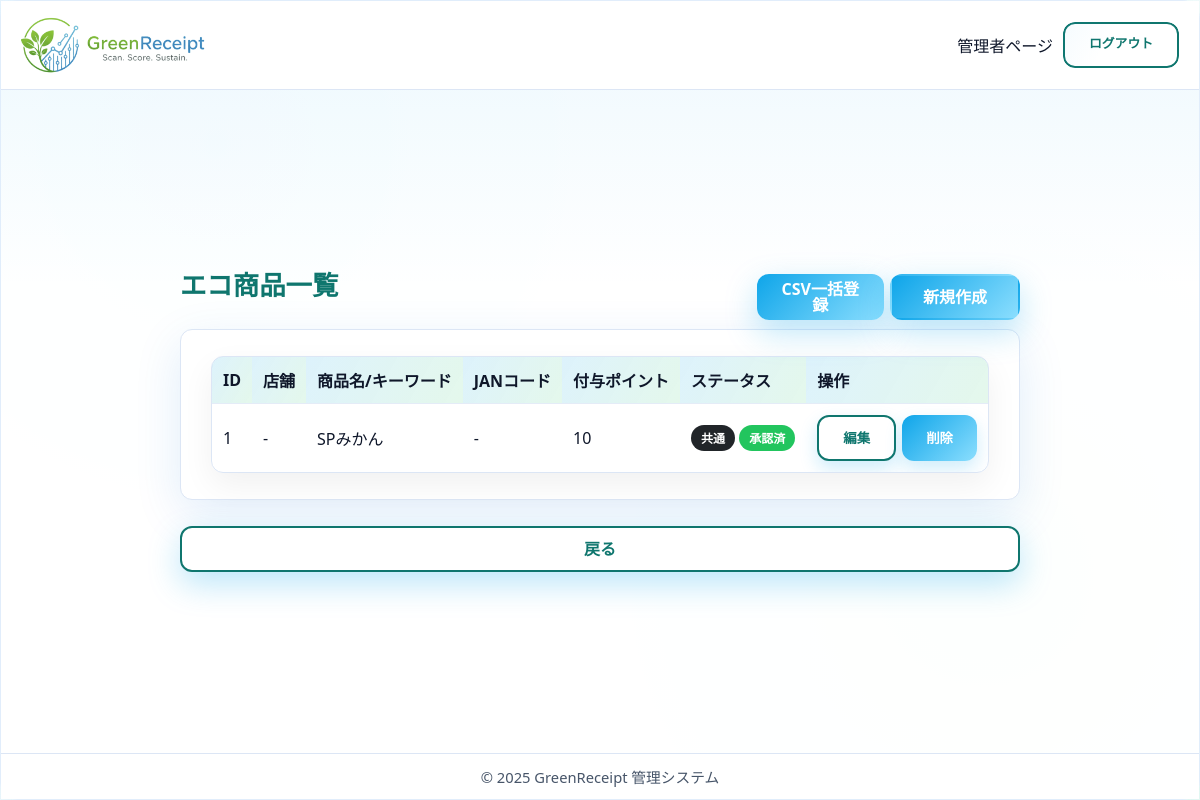
Page /staff/ecoproducts/ (signed in) on the earlier database version.
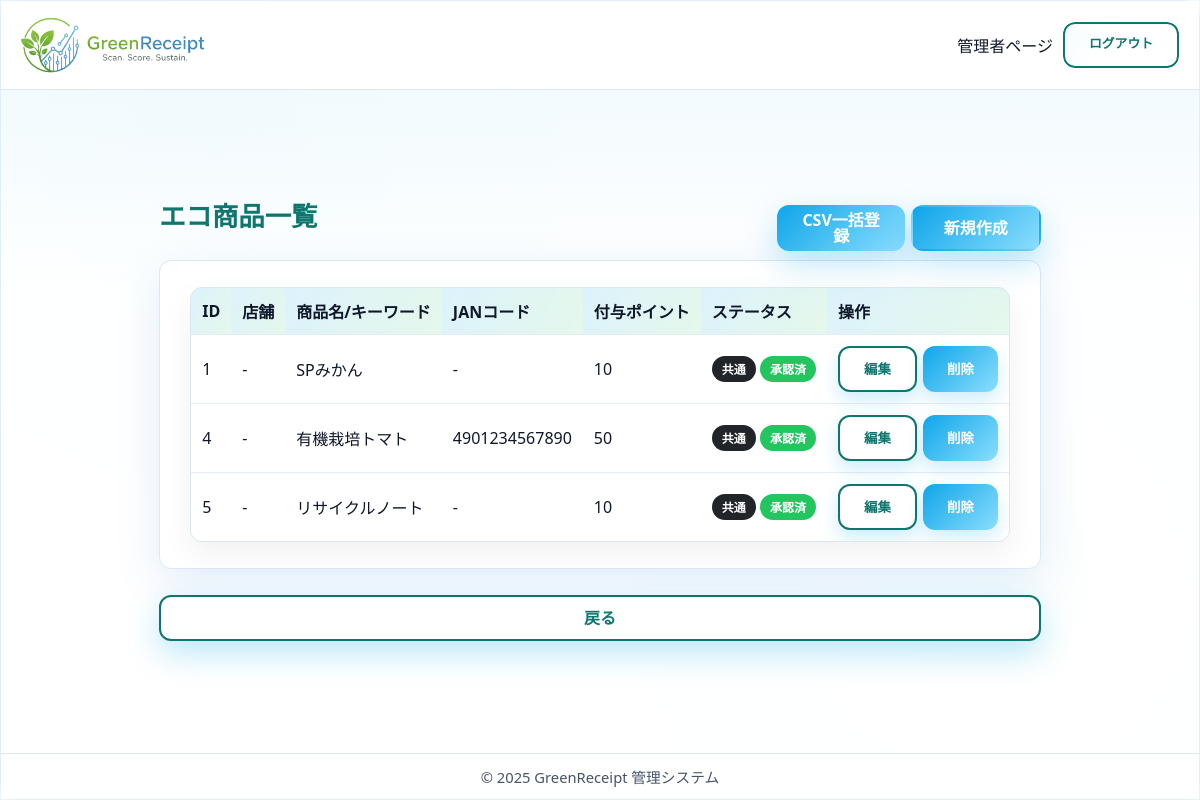
Same page on the later database version.
### core/models.py (models this page shows, shortened)
class EcoProduct(models.Model):
    name = models.CharField(
        max_length=255, unique=True, verbose_name='エコ商品名/キーワード')
    jan_code = models.CharField(
        max_length=13, blank=True, null=True, unique=True, verbose_name='JANコード')
    points = models.IntegerField(default=10, verbose_name='付与ポイント')
    store = models.ForeignKey(Store, on_delete=models.CASCADE, null=True, blank=True, verbose_name='店舗')
    remarks = models.TextField(blank=True, verbose_name='備考')
    is_common = models.BooleanField(default=False, verbose_name='共通商品')
    STATUS_CHOICES = [
        ('pending', '申請中'),
        ('approved', '承認済み'),
        ('rejected', '却下'),
    ]
    status = models.CharField(
        max_length=20, choices=STATUS_CHOICES, default='approved', verbose_name='ステータス')
    rejection_reason = models.TextField(blank=True, verbose_name='却下理由')
    updated_at = models.DateTimeField(auto_now=True, verbose_name='更新日時')
    class Meta:
        verbose_name = 'エコ商品'
        verbose_name_plural = 'エコ商品'

### core/views.py (the view)
# urls.py: path("staff/ecoproducts/", views.EcoProductListView.as_view(), name="ecoproduct_list"),
@method_decorator(staff_member_required, name='dispatch')
class EcoProductListView(ListView):
    model = EcoProduct
    template_name = 'admin/ecoproduct_list.html'
    context_object_name = 'ecoproducts'
    def get_queryset(self):
        queryset = super().get_queryset()
        user = self.request.user
        if user.role == 'store' and user.store:
            return queryset.filter(
                (models.Q(is_common=True) | models.Q(store=user.store)) & ~models.Q(status='rejected')
            )
        return queryset.exclude(status='rejected')

### core/templates/admin/ecoproduct_list.html (shortened to what this page needs)
{% extends 'admin/admin_base.html' %}
{% block content %}
  <div class="container-fluid dashboard-section mt-4 px-4">
    <div class="d-flex justify-content-between align-items-center mb-3">
      <h1>エコ商品一覧</h1>
      <div class="d-flex gap-2">
        {% if user.role == 'admin' or user.role == 'system' or user.is_superuser %}
          <a href="{% url 'core:ecoproduct_import' %}" class="btn btn-success me-2"> CSV一括登録</a>
          <a href="{% url 'core:ecoproduct_create' %}" class="btn btn-primary">新規作成</a>
        {% endif %}
      </div>
    </div>
    <div class="card shadow-sm">
      <div class="card-body">
        {% if ecoproducts %}
        <div class="table-responsive">
          <table class="table table-hover">
            <thead>
              <tr>
                <th>ID</th>
                <th>店舗</th>
                <th>商品名/キーワード</th>
                <th>JANコード</th>
                <th>付与ポイント</th>
                <th>ステータス</th>
                <th>操作</th>
              </tr>
            </thead>
            <tbody>
              {% for product in ecoproducts %}
              <tr>
                <td>{{ product.pk }}</td>
                <td>{{ product.store.store_name|default:"-" }}</td>
                <td>{{ product.name }}</td>
                <td>{{ product.jan_code|default:"-" }}</td>
                <td>{{ product.points }}</td>
                <td>
                    {% if product.is_common %}
                        <span class="badge bg-dark" style="background-color: #212529 !important; color: white !important;">共通</span>
                    {% endif %}
                    {% if product.status == 'approved' %}
                        <span class="badge bg-success">承認済</span>
                    {% elif product.status == 'rejected' %}
                        <span class="badge bg-danger">却下</span>
                    {% else %}
                        <span class="badge bg-warning text-dark">申請中</span>
                    {% endif %}
                </td>
                <td>
                  <div class="d-flex gap-2">
                    {% if user.role != 'store' %}
                        <a href="{% url 'core:ecoproduct_update' product.pk %}" class="btn btn-secondary btn-sm">編集</a>
                        <a href="{% url 'core:ecoproduct_delete' product.pk %}" class="btn btn-danger btn-sm">削除</a>
                    {% endif %}
                  </div>
                </td>
              </tr>
              {% endfor %}
            </tbody>
          </table>
        </div>
        {% else %}
        <p class="text-muted text-center py-4">エコ商品はまだ登録されていません。</p>
        {% endif %}
      </div>
    </div>
    <div class="mt-3">
        <a href="{% url 'core:staff_index' %}" class="btn btn-secondary">戻る</a>
    </div>
  </div>
{% endblock %}

### core/templates/admin/admin_base.html (shortened to what this page needs)
{% load static %}
<!DOCTYPE html>
<html lang="ja">
  <head>
    <link rel="stylesheet" href="{% static 'css/style.css' %}?v=2.10" />
    <link rel="stylesheet" href="{% static 'css/admin.css' %}?v=2.14" />
  </head>
  <body>
    <div class="admin-container">
      <header class="admin-header">
        <div class="admin-header-inner">
          <div class="logo-container">
            <a href="{% url 'core:index' %}">
              <img src="{% static 'img/logo.png' %}" alt="GreenReceipt ロゴ" class="logo small" />
            </a>
          </div>
          <div class="user-info desktop-only">
            {% if user.is_authenticated %}
              <span class="welcome">
                {% if user.role == 'store' %}
                  店舗ページ
                {% else %}
                  管理者ページ
                {% endif %}
              </span>
              <form method="post" action="{% url 'core:staff_logout' %}" class="logout-form">
                <button type="submit" class="btn-secondary logout-button">ログアウト</button>
              </form>
            {% endif %}
          </div>
        </div>
      </header>
      <main class="admin-main">
        {% block content %}
        {% endblock %}
      </main>
      <footer class="admin-footer">
        <p>© 2025 GreenReceipt 管理システム</p>
      </footer>
    </div>
  </body>
</html>

### core/static/css/style.css (style rules this page uses)
:root { --bg-1: #f3f9ff; --bg-2: #f2fff8; --panel: rgba(255, 255, 255, 0.9); --panel-strong: rgba(255, 255, 255, 0.96); --border: rgba(9, 109, 217, 0.12); --shadow: 0 14px 48px rgba(9, 109, 217, 0.12); --shadow-strong: 0 22px 60px rgba(9, 109, 217, 0.18); --text: #0f172a; --muted: #475569; --accent: #79ca69; --accent-2: #0f766e; --success: #22c55e; --danger: #ef4444; --radius-lg: 18px; --radius-md: 12px; --radius-sm: 10px; }
* { box-sizing: border-box; margin: 0; padding: 0; }
html, body { height: 100%; width: 100%; overflow-x: hidden; }
body { font-family: "Poppins", "Segoe UI", "\u30E1\u30A4\u30EA\u30AA", "Hiragino Kaku Gothic ProN", sans-serif; text-align: center; min-height: 100vh; margin: 0; padding-top: 0; color: var(--text); background: radial-gradient(circle at 12% 18%, rgba(14, 165, 233, 0.16), transparent 32%), radial-gradient(circle at 80% 8%, rgba(34, 197, 94, 0.12), transparent 28%), radial-gradient(circle at 76% 72%, rgba(14, 165, 233, 0.12), transparent 32%), linear-gradient(135deg, var(--bg-1), var(--bg-2)); -webkit-font-smoothing: antialiased; -moz-osx-font-smoothing: grayscale; }
header { padding: 12px 16px; top: 0; left: 0; z-index: 900; background: rgba(255, 255, 255, 0.95); backdrop-filter: blur(5px); width: 100%; }
.logo-container { flex-shrink: 0; }
.logo { height: auto; margin: 0; transition: transform 0.3s ease; }
.logo.small { width: 170px; height: auto; }
.user-info.desktop-only { display: none; }
@media (min-width: 768px) { .user-info.desktop-only { display: flex; align-items: center; gap: 10px; margin-left: auto; } }
button, .btn { display: inline-block; background: linear-gradient(135deg, var(--accent), #8bdefe); color: #fff; border: none; border-radius: 14px; font-weight: 700; cursor: pointer; transition: transform 0.25s ease, box-shadow 0.25s ease, filter 0.2s ease; font-size: 1rem; box-shadow: 0 12px 32px rgba(14, 165, 233, 0.28); }
button { padding: 8px 40px; }
.btn { width: 100%; padding: 13px; border-radius: 14px; text-decoration: none; }
.logout-button { padding: 4px 8px; font-size: .8em; white-space: nowrap; width: auto; background: #fff; color: var(--accent-2); border: 1px solid rgba(15, 118, 110, 0.3); box-shadow: none; }
.btn-sm { padding: 6px 12px; font-size: 0.84em; width: auto; box-shadow: 0 8px 18px rgba(14, 165, 233, 0.2); }
:root { --nav-h: 100px; }
footer { margin-top: auto; }
main { display: flex; flex-direction: column; align-items: center; justify-content: center; width: 100%; height: 100%; padding: 24px; gap: 16px; }
form { width: 92%; max-width: 380px; margin: auto; background: var(--panel-strong); border-radius: 18px; padding: 26px 22px; border: 1px solid var(--border); box-shadow: var(--shadow); animation: scaleIn 0.5s ease-out; position: relative; overflow: hidden; }
form::before { content: ""; position: absolute; inset: 0; background: linear-gradient(120deg, rgba(14, 165, 233, 0.04), transparent 40%); pointer-events: none; }
img, video, canvas { max-width: 100%; height: auto; display: block; }
.container, .wrapper, main, form { max-width: 100%; }
.logout-form { background: none; padding: 0; margin: 0; box-shadow: none; border: none; display: inline; }
.welcome { white-space: nowrap; }
header .logo { width: 190px; height: auto; }
@media (min-width: 768px) { header .logo { width: 270px; } }
@media (min-width: 768px) { .user-info.desktop-only .welcome { text-overflow: ellipsis; white-space: nowrap; max-width: 28ch; } }
.btn-secondary { display: inline-block; background: #fff; border: 2px solid var(--accent-2); color: var(--accent-2); border-radius: 10px; padding: 9px 20px; margin-top: 20px; text-decoration: none; transition: all 0.25s ease; }

Differences in the rows shown:
added EcoProduct: pk "4", store.store_name "-", name "有機栽培トマト", jan_code "4901234567890", points "50", is_common "共通", status "承認済"
added EcoProduct: pk "5", store.store_name "-", name "リサイクルノート", jan_code "-", points "10", is_common "共通", status "承認済"
